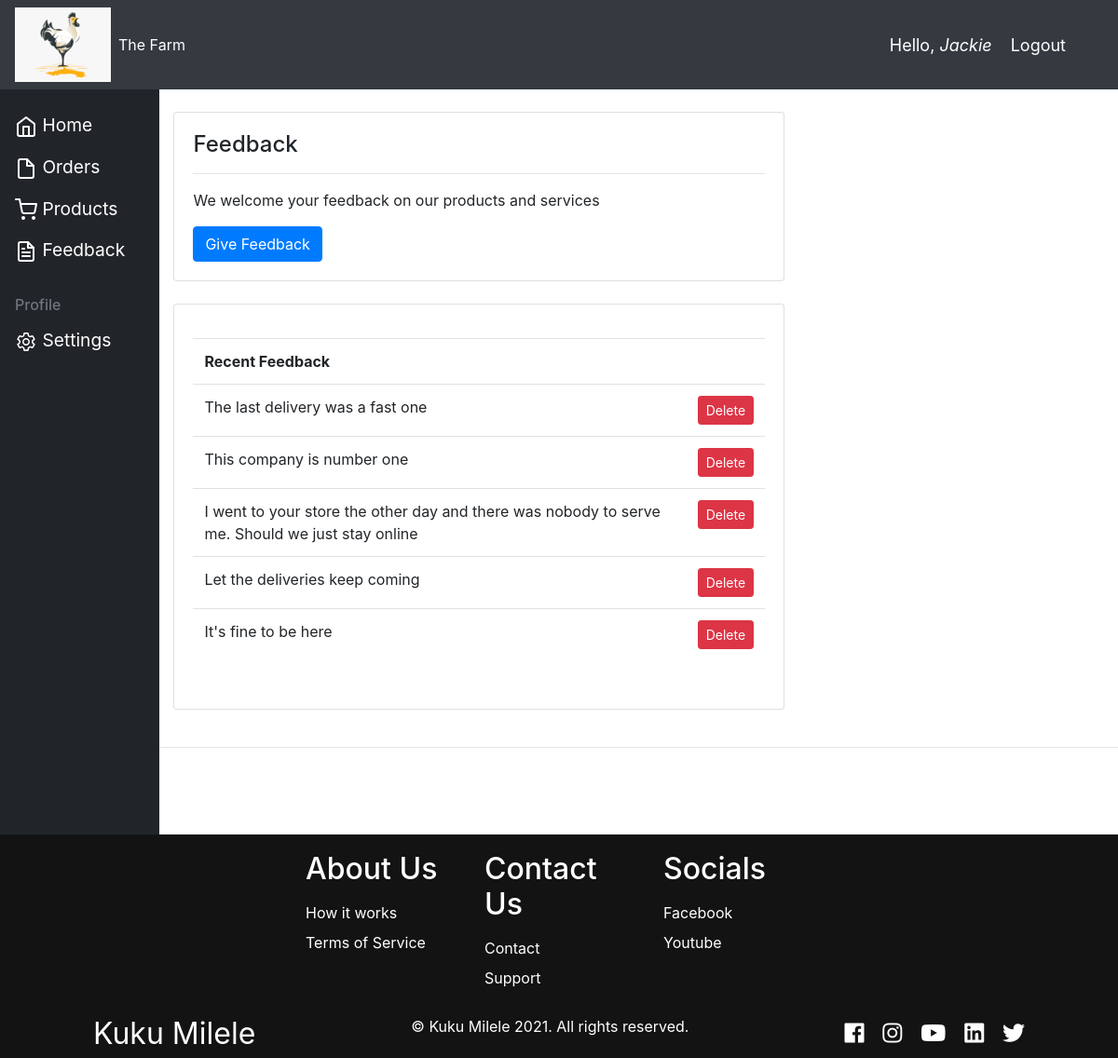
Before: /feedback/ (signed in) with the older database file.
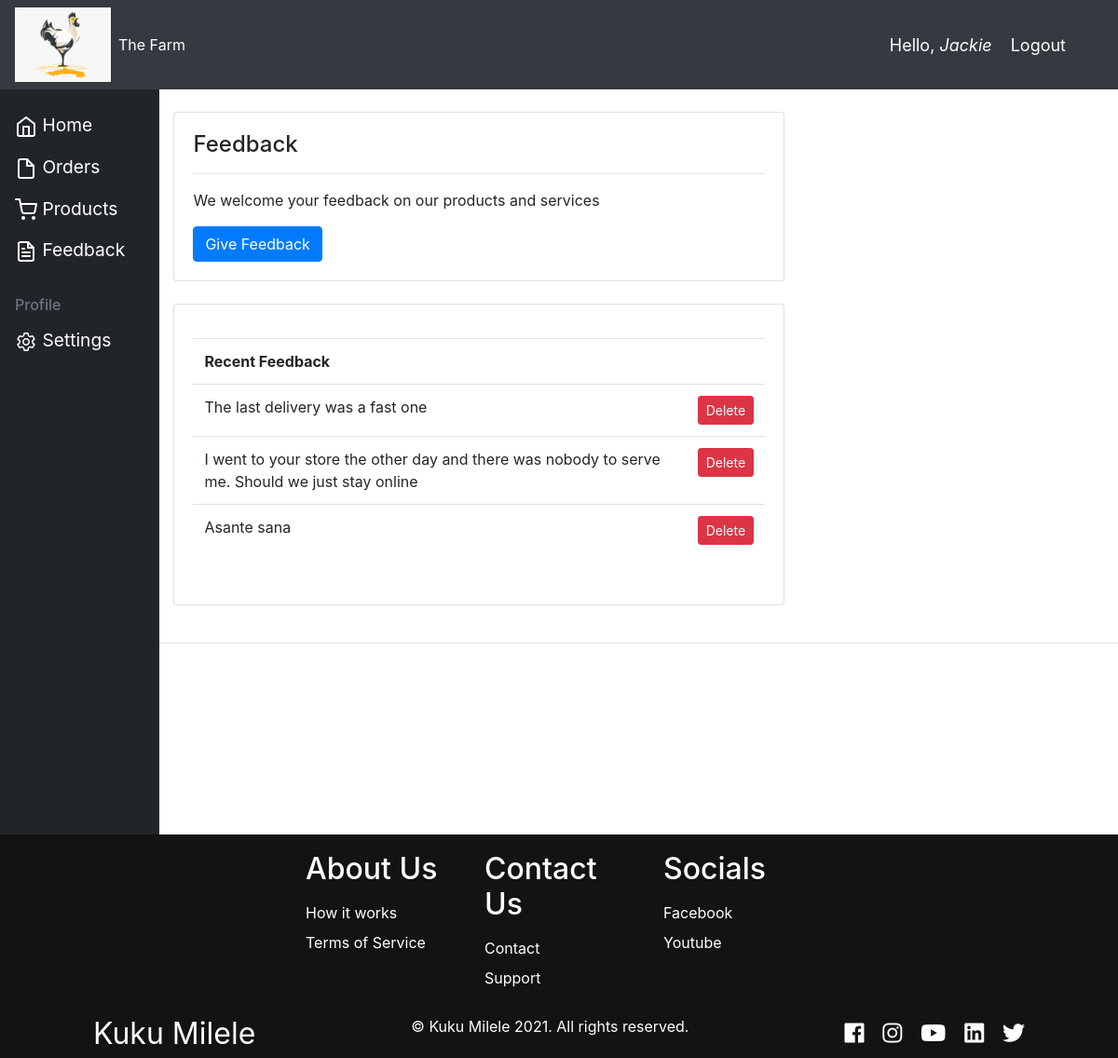
After: the same page with the newer database file.
### accounts/models.py (models this page shows, shortened)
class Feedback(models.Model):
    customer = models.ForeignKey(
        Customer, null=True, on_delete=models.SET_NULL)
    feedback_info = models.TextField()
    feedback_date = models.DateTimeField(auto_now_add=True, null=True)

### accounts/decorators.py (the view)
        def wrapper_func(request, *args, **kwargs):
            group = None
            if request.user.groups.exists():
                group = request.user.groups.all()[0].name
            if group in allowed_roles:
                return view_func(request, *args, **kwargs)
            else:
                return HttpResponse('You are not authorized to view this page as per the decorator')

### accounts/models.py (called while the page is built)
    def __str__(self):
        return self.name

### accounts/views.py (called while the page is built)
@login_required(login_url="login")
@allowed_users(allowed_roles=["customer"])
def Feedbacks(request):
    customer = request.user.customer
    print(customer)
    feedbacks = Feedback.objects.all()
    user_feedbacks = feedbacks.filter(customer=customer)
    context = {"customer": customer, "user_feedbacks": user_feedbacks}
    return render(request, "accounts/feedback.html", context)

### accounts/templates/accounts/feedback.html (shortened to what this page needs)
{% extends 'accounts/home.html' %} {% load static %} {% block content %}
<br />
<div class="row">
  <div class="col-md-8">
    <div class="card card-body">
      <div class="feedback_content">
        <h4>Feedback</h4>
        <hr />
        <p>We welcome your feedback on our products and services</p>
        <a
          class="btn btn-primary btn-md btn-flex"
          id="reserve-btn"
          href="{% url 'give_feedback' customer.id %}"
          >Give Feedback</a
        >
      </div>
    </div>
  </div>
</div>
<br />
<div class="row">
  <div class="col-md-8">
    <div class="card card-body">
      <table class="table table-hover">
        <tr>
          <th>Recent Feedback</th>
          <th></th>
        </tr>
        {% for feedback in user_feedbacks %}
        <tr>
          {% if forloop.revcounter <= 5 %}
          <td>{{feedback.feedback_info}}</td>
          <td>
            <a
              class="btn btn-sm btn-danger"
              href="{% url 'delete_feedback' feedback.id %}"
              >Delete</a
            >
          </td>
          {% endif %}
        </tr>
        {% endfor %}
      </table>
    </div>
  </div>
</div>
{% endblock %}

Changed rows visible on the page:
removed Feedback: feedback_info "This company is number one"
removed Feedback: feedback_info "Let the deliveries keep coming"
removed Feedback: feedback_info "It's fine to be here"
added Feedback: feedback_info "Asante sana"
